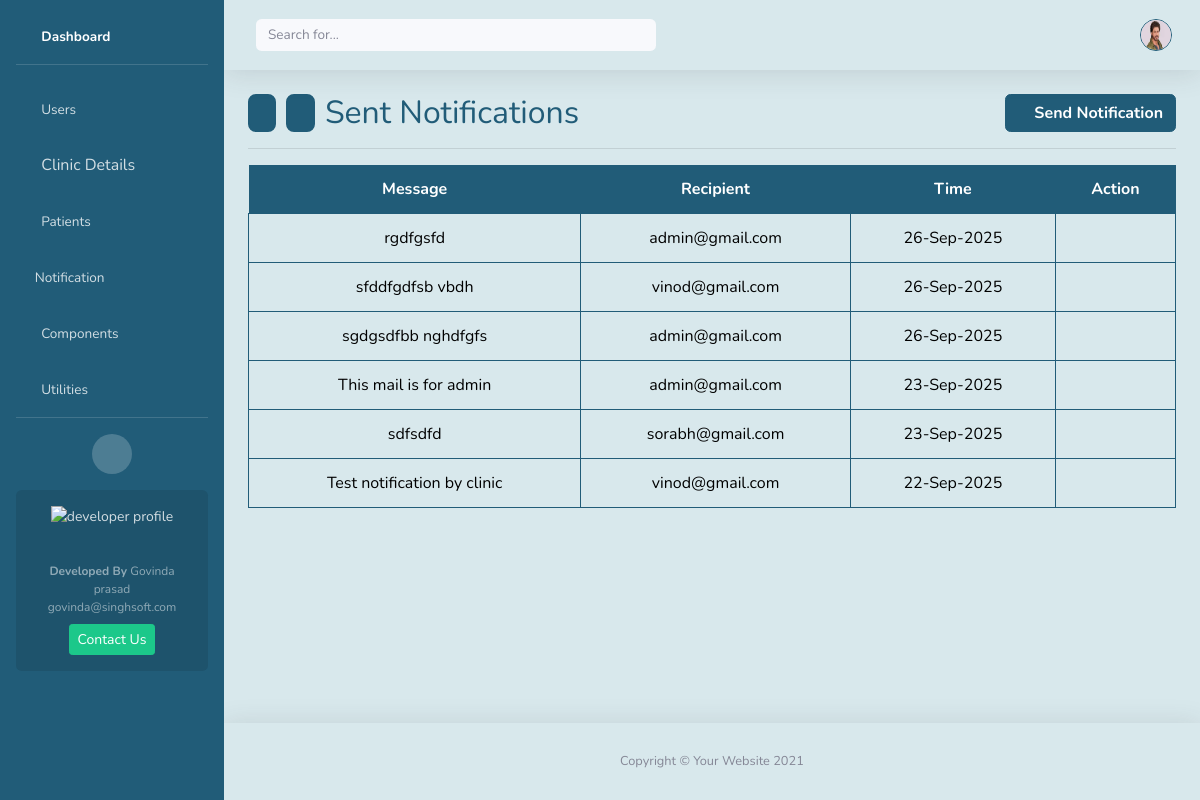
The page /notifications/ (signed in) on the database its author committed.
### home/models.py (models this page shows, shortened)
class User(AbstractUser):
    custom_id   = models.CharField(max_length=10, unique=True, blank=False, null=False)
    clinic      = models.ForeignKey('Clinic', on_delete=models.CASCADE, related_name="clinic_users", null=True, blank=True)
    profile_img = models.ImageField(upload_to=rename_image, blank=True)
    phone       = models.CharField(validators=[indian_phone_regex], max_length=15, blank=True, null=True)
    is_superuser= models.BooleanField(default=False)
    is_admin    = models.BooleanField(default=False)    # clinic admin
    is_admin_staff= models.BooleanField(default=False)    # clinic staff
    is_password_reset=models.BooleanField(default=False)
    is_active   = models.BooleanField(default=True)
    updated_at  = models.DateTimeField(auto_now=True)
    objects     = CustomUserManager()

class Notification(models.Model):
    sender  = models.ForeignKey(User, on_delete=models.CASCADE, related_name='sent_notes', null=False, blank=False)
    receiver= models.ManyToManyField(User, related_name='received_notes',)
    subject = models.CharField(max_length=250, blank=False, null=False)
    created_at= models.DateTimeField(auto_now_add=True)
    updated_at = models.DateTimeField(auto_now=True)

### home/views.py (the view, shortened to what this page needs)
# urls.py: path('notifications/', views.notes, name='notifications'),
@require_http_methods(["GET", "POST"])
@login_required(login_url='login')
def notes(request, note_id=None):
    u_emails = []
    if request.user.is_superuser:
        u_emails = User.objects.filter(is_active=True).exclude(id=request.user.id).values_list('email', flat=True)
    elif request.user.is_admin or request.user.is_admin_staff:
        u_emails = User.objects.filter(Q(is_superuser=True) | Q(clinic=request.user.clinic_id), is_active=True).exclude(id=request.user.id).values_list('email', flat=True)
    if request.user.is_superuser:
        note_obj = Notification.objects.all().prefetch_related("sender", "receiver").order_by('-created_at')
    else:
        note_obj = Notification.objects.filter(sender=request.user).prefetch_related("sender", "receiver").order_by('-created_at')
    notes = [{
            "id": note.id,
            "subject": note.subject,
            "sender": note.sender.email,
            "receivers": list(note.receiver.values_list("email", flat=True)),
            "created_at": note.created_at
        } for note in note_obj]
    return render(request, 'notifications.html', {'notes':notes, 'users':u_emails})

### home/context_processors.py (called while the page is built)
def notification_context(request):
    if request.user.is_authenticated:
        unread = Notification.objects.filter(
            receiver=request.user
        ).exclude(
            seen_notes__seen_by=request.user
        ).count()
    else:
        unread = 0
    return {"unread_notifications": unread}

### home/templates/notifications.html (shortened to what this page needs)
{% extends 'layout.html' %}
            {% block content %}
                <div class="d-flex justify-content-between align-items-center">
                    <div class="nav-container" style="display: flex; gap: 10px; justify-content: center;">
                        <button class="cnav-btn" onclick="window.history.back()" title="Back"><i class="fa fa-arrow-left"></i></button>
                        <button class="cnav-btn" onclick="window.history.forward()" title="Forward"><i class="fa fa-arrow-right"></i></button>
                        <h2 class="mb-0 custome-color-dark">Sent Notifications</h2>
                    </div>
                    <a data-toggle="modal" data-target="#notificationModal" class="btn cb">
                        <i class="fas fa-plus"></i> Send Notification
                    </a>
                </div>
                <hr>
                <div class="table-responsive" style="max-height: 550px; overflow-y: auto; overflow-x: auto; position: relative;">
                  <table class="table table-bordered ctb">
                    <thead class="" style="position: sticky; top: 0; z-index: 500;">
                      <tr>
                        <th scope="col">Message</th>
                        <th scope="col">Recipient</th>
                        <th scope="col"><i class="far fa-clock"></i> Time <i class="fas fa-sort cstm-sort" onclick="reverse()"></i></th>
                        <th scope="col">Action</th>
                      </tr>
                    </thead>
                    <tbody>
                    {% if notes %}
                     {% for note in notes %}
                      <tr class="">
                        <td>{{note.subject}}</td>
                        <td>
                          {% if note.receivers|length > 2 %}
                            {{ note.receivers|slice:":2"|join:", " }}
                            <span data-bs-toggle="tooltip" title="{{ note.receivers|join:', ' }}">+{{ note.receivers|length|add:"-2" }}more</span>
                          {% else %}
                            {{ note.receivers|join:", " }}
                          {% endif %}
                        </td>
                        <td>{{ note.created_at|date:"d-M-Y" }}</td>
                        <td>
                          <a data-url="{% url 'delete_notification' note_id=note.id %}" class="action-links delete" title="Delete Record"  data-toggle="modal" data-target="#deleteConfirmModal"  onclick="showDeleteModal(this)">
                            <i class="fas fa-trash"></i>
                          </a>
                        </td>
                      </tr>
                     {% endfor %}
                    {% endif %}
                    </tbody>
                  </table>
                </div>
            {% endblock %}

### home/templates/layout.html (shortened to what this page needs)
{% load static %}
{% load custom_filters %}
<!DOCTYPE html>
<html lang="en">
<head>
    <link href="{% static 'vendor/fontawesome-free/css/all.min.css' %}" rel="stylesheet" type="text/css">
    <link href="{% static 'css/sb-admin-2.min.css' %}" rel="stylesheet">
</head>
<body id="page-top">
    <div id="wrapper">
        <ul class="navbar-nav sidebar sidebar-dark box-background-dark" id="accordionSidebar">
            <li class="nav-item active mt-2" >
                <a class="nav-link" href="{% url 'home' %}">
                    <i class="fas fa-fw fa-tachometer-alt"></i>
                    <span>Dashboard</span></a>
            </li>
            <hr class="sidebar-divider">
            <li class="nav-item">
                <a class="nav-link " href="{% url 'all_users' %}" aria-expanded="true" >
                    <i class="fas fa-fw fa-user"></i>
                    <span>Users</span>
                </a>
            </li>
            <li class="nav-item">
                <a class="nav-link" href="{% url 'clinic' %}" aria-expanded="true">
                    <i class="fas fas fa-fw fa-cog"></i>
                    Clinic Details
                </a>
            </li>
            <li class="nav-item">
                <a class="nav-link " href="{% url 'patients' %}" aria-expanded="true" >
                    <i class="fas fa-fw fa-user"></i>
                    <span>Patients</span>
                </a>
            </li>
            <li class="nav-item">
                <a class="nav-link " href="{% url 'notifications' %}" aria-expanded="true" >
                    <i class="fas fa-envelope-open-text"></i>
                    <span>Notification</span>
                </a>
            </li>
            <li class="nav-item">
                <a class="nav-link collapsed" href="#" data-toggle="collapse" data-target="#collapseTwo"
                    aria-expanded="true" aria-controls="collapseTwo">
                    <i class="fas fa-fw fa-cog"></i>
                    <span>Components</span>
                </a>
            </li>
            <li class="nav-item">
                <a class="nav-link collapsed" href="#" data-toggle="collapse" data-target="#collapseUtilities"
                    aria-expanded="true" aria-controls="collapseUtilities">
                    <i class="fas fa-fw fa-wrench"></i>
                    <span>Utilities</span>
                </a>
            </li>
            <hr class="sidebar-divider d-none d-md-block">
            <div class="text-center d-none d-md-inline">
                <button class="rounded-circle border-0" id="sidebarToggle"></button>
            </div>
            <div class="sidebar-card d-none d-lg-flex">
                <img class="sidebar-card-illustration mb-2" src="{% static "/img/profile.jfif" %}" alt="developer profile">
                <p class="text-center mb-2"><strong>Developed By</strong> Govinda prasad govinda@singhsoft.com</p>
                <a class="btn btn-success btn-sm" href="mailto:govinda@singhsoft.com">Contact Us</a>
            </div>
        </ul>
        <div id="content-wrapper" class="d-flex flex-column">
            <div id="content" style="background: #d8e8ec">
                <nav class="navbar navbar-expand topbar mb-4 static-top shadow">
                    <form class="d-none d-sm-inline-block form-inline mr-auto ml-md-3 my-2 my-md-0 mw-100 navbar-search">
                        <div class="input-group">
                            <input type="text" class="form-control bg-light border-0 small" placeholder="Search for..."
                                aria-label="Search" aria-describedby="basic-addon2" id="search-bar">
                        </div>
                    </form>
                    <ul class="navbar-nav ml-auto">
                        <li class="nav-item dropdown no-arrow mx-1">
                            <a class="nav-link dropdown-toggle" href="#" id="messagesDropdown" role="button"
                                data-toggle="dropdown" aria-haspopup="true" aria-expanded="false" onclick="fetchNotifications()">
                                <i class="fas fa-envelope fa-fw custome-color-dark"></i>
                            </a>
                        </li>
                        <li class="nav-item dropdown no-arrow">
                            <a class="nav-link dropdown-toggle" href="#" id="userDropdown" role="button"
                                data-toggle="dropdown" aria-haspopup="true" aria-expanded="false">
                                {% if request.user.profile_img %}
                                    <img class="img-profile rounded-circle box-background-border-dark"
                                        src="{{request.user.profile_img.url}}" alt="profile image" title="{{request.user.username}}">
                                {% else %}
                                    <div class="img-profile rounded-circle user-face" title="{{request.user.username}}">
                                        {{ request.user.username|get_first_letter|upper }}
                                    </div>
                                {% endif %}
                            </a>
                        </li>
                    </ul>
                </nav>
                <div class="container-fluid">
                    {% block content %}{% endblock %}
                </div>
            </div>
            <footer class="sticky-footer box-background-light shadow">
                <div class="container my-auto">
                    <div class="copyright text-center my-auto" style="">
                        <span>Copyright &copy; Your Website 2021</span>
                    </div>
                </div>
            </footer>
        </div>
    </div>
</body>
</html>

### home/templates/layout.html (style rules this page uses)
.cnav-btn { color: white; font-weight:bold; border-radius: 8px; cursor: pointer; background-color: rgba(33, 92, 120, 1)!important; border: 2px solid rgba(33, 92, 120, 1)!important; }
.action-links { color: rgba(33, 92, 120, 1); }
.box-background-dark { background-color: rgba(33, 92, 120, 1)!important; }
.box-background-light { background-color: #d8e8ec; }
.custome-color-dark { color: rgba(33, 92, 120, 1); }
.box-background-border-dark { background-color: rgba(33, 92, 120, 1)!important; border: 1px solid rgba(33, 92, 120, 1)!important; }
.cb { background-color: rgba(33, 92, 120, 1)!important; border: 1px solid rgba(33, 92, 120, 1)!important; color: white; font-weight: bold; }
.ctb { border: 0px solid rgba(33, 92, 120, 1)!important; }
.ctb th { text-align:center; border: 0px solid rgba(33, 92, 120, 1)!important; background-color: rgba(33, 92, 120, 1)!important; color:white; }
.ctb td { text-align:center; border: 1px solid rgba(33, 92, 120, 1)!important; color:black; font-weight:normal; }

### rows shown on the page
User: user.profile_img (picture)
User: subject "rgdfgsfd", receivers "admin@gmail.com", created_at "26-Sep-2025", subject "sgdgsdfbb nghdfgfs", subject "This mail is for admin", created_at "23-Sep-2025"
User: subject "sfddfgdfsb vbdh", receivers "vinod@gmail.com", created_at "26-Sep-2025", subject "Test notification by clinic", created_at "22-Sep-2025"
User: subject "sdfsdfd", receivers "sorabh@gmail.com", created_at "23-Sep-2025"
